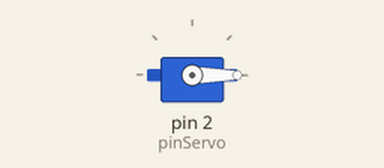
Simulated run of this sketch. Board: Arduino Uno, built with avr-gcc and run on an emulated ATmega328P. Shown: servo.

Above: at 0.05 s.
At 8.45 s:
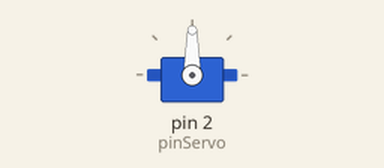
At 10.95 s:
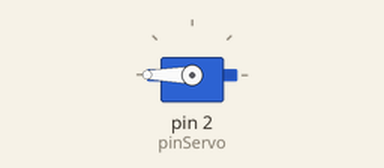
At 16.95 s:
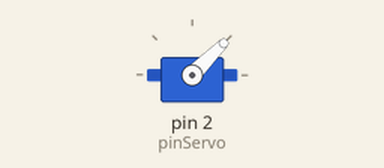
Timing chart, 0 to 24.7 s (numbered marks = the images above):
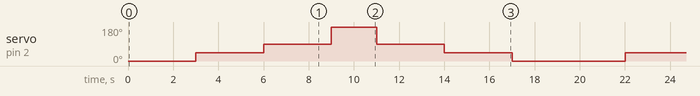

The sketch:

servo1_4posiciones.ino
```cpp
#include <Servo.h>
Servo servo1;
const int pinServo = 2 ;
const int pulsomin = 650;
const int pulsomax = 2550;
int rotacion = 1325 ;
int var ;
void setup() {
servo1.attach(pinServo, pulsomin, pulsomax) ; // put your setup code here, to run once:

}

void loop() {
  var = 0;
  if (var == 0){
    servo1.write(0); // el valor del parentesis son los grados del servo 0 a180º o (min650 max2550)
    delay(3000);
    var = 1 ;


  }
  if (var == 1 ){
    servo1.write(45);
    delay(3000);
    var = 2 ;
  }
  if (var == 2){
    servo1.write(90);
    delay(3000);
    var = 3 ;
  }
  if (var == 3){
    servo1.write(180);
    delay(2000);
    var = 4 ;
  }
   var = 4;
  if (var == 4){
    servo1.write(90);
    delay(3000);
    var = 5 ;


  }
  if (var == 5 ){
    servo1.write(45);
    delay(3000);
    var = 6 ;
  }

  if (var == 6){
    servo1.write(0);
    delay(2000);
    var = 1 ;
  }
}
```

Measured:
- by itself, servo on pin 2 (pinServo): repeats every 19.0 s: 90° 3.0 s, 180° 2.0 s, 90° 3.0 s, 45° 3.0 s, 0° 5.0 s, 45° 3.0 s
